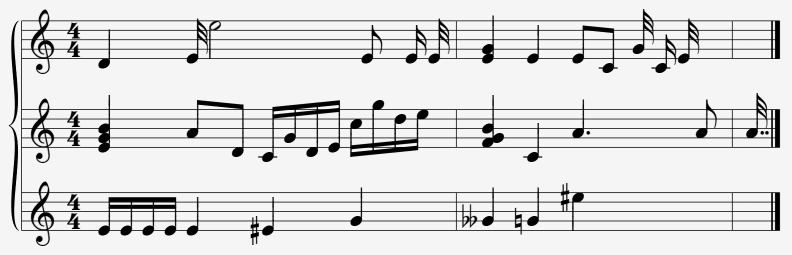
#> input picture data/input/02.PNG, 1583 x 509 px, found by its file name (shown at 1/2 size)
$ jupyter execute --allow-errors textNoteBook.ipynb
#> lines starting #> are read from the running program, lines starting #| are printed output that depends on the picture; after the words box and inside, x2 and y2 are one past the last pixel; in counts of white or black regions, pixels touching at a corner belong together
### src/utils.py
import matplotlib.pyplot as plt
from matplotlib.pyplot import bar
from matplotlib import cm
from matplotlib.ticker import LinearLocator, FormatStrFormatter
from mpl_toolkits.mplot3d import Axes3D
from skimage.exposure import histogram
from skimage.color import rgb2gray,rgb2hsv
from skimage.filters import *
from skimage import io, color, filters, measure, morphology
from skimage.morphology import binary_opening, binary_closing, binary_dilation, binary_erosion, closing, opening, square, skeletonize, disk, thin
from skimage.feature import canny
from skimage.transform import resize
from skimage.util import random_noise
import skimage.io as io
from scipy.signal import convolve2d, find_peaks, peak_widths
from scipy import fftpack
import math
import numpy as np
import cv2


def show_images(images, titles=None):
    n_ims = len(images)
    if titles is None:
        titles = ['(%d)' % i for i in range(1, n_ims + 1)]
    fig = plt.figure()
    n = 1
    for image, title in zip(images, titles):
        a = fig.add_subplot(1, n_ims, n)
        if image.ndim == 2:
            plt.gray()
        plt.imshow(image)
        a.set_title(title)
        plt.axis('off')
        n += 1
    fig.set_size_inches(np.array(fig.get_size_inches()) * n_ims)
    plt.show()


# [19 lines left out: functions showHist, gray_img, not called in this run]


def otsu(img):
    '''
    Otsu with gaussian
    img: gray image
    return: binary image, pixel values 0:1
    '''
    blur = gaussian(img)
    otsu_bin = 255*(blur > threshold_otsu(blur))
    return (otsu_bin/255).astype(np.int32)


def get_gray(img):
    gray = rgb2gray(np.copy(img))
    return gray


def get_thresholded(img, thresh):
    return 1*(img > thresh)


# [26 lines left out: functions histogram, get_line_indices, get_region_lines_indices, not called in this run]


def get_binary(img, thresh):
    return 1*(img > thresh)


# [31 lines left out: functions show_3d_image, show_3d_image_filtering_in_freq, not called in this run]

### src/textNoteBook.ipynb
[cell 1]
from commfunctions import *
from skimage import io, color, filters, measure
from skimage.morphology import binary_erosion, binary_dilation, binary_closing,skeletonize, thin
from skimage.draw import rectangle
from numpy.linalg import norm
import numpy as np
import pickle
import cv2
from numpy.linalg import norm
from skimage.filters import *
from skimage.color import rgb2gray
import matplotlib.pyplot as plt
from notes import *
import random
from utils import *

[cell 2]
from skimage import morphology

def detect_vertical_line_and_crop(image):
    # Read the image

    image_gray = color.rgb2gray(image)

    # Apply Otsu's thresholding
    threshold_value = filters.threshold_otsu(image_gray)
    binary_image = image_gray < threshold_value

    # Define a vertical kernel for morphological operations
    vertical_kernel = morphology.rectangle(int(image.shape[0] * 0.8), 1)

    # Detect vertical lines using morphological operations
    detected_lines = morphology.opening(binary_image, vertical_kernel)

    # Find contours of the detected lines
    contours, _ = cv2.findContours((detected_lines * 255).astype(np.uint8), cv2.RETR_EXTERNAL, cv2.CHAIN_APPROX_SIMPLE)
    vertical_line_x=0
    # Identify the vertical line that is 80% or more of the height
    for contour in contours:
        x, y, w, h = cv2.boundingRect(contour)
        if h >= 0.8 * image.shape[0]:
            vertical_line_x = x
            break

    # Crop the image to remove pixels to the left of the detected vertical line
    cropped_image = image[:, vertical_line_x:]

    return cropped_image

[cell 3]
# The function getRefLengths processes an image to compute reference lengths based on the transitions between black and white pixels in each column of the image. Here's a step-by-step explanation:

# Initialization:

# cols and rows store the number of columns and rows in the image, respectively.
# hist is a 2D histogram initialized to zeros with dimensions (rows, rows).
# Column-wise Processing:

# For each column i in the image:
# a is the column vector.
# starts identifies transitions from non-zero to zero (black to white).
# ends identifies transitions from zero to non-zero (white to black).
# starts_ix and ends_ix store the indices of these transitions, adjusted by 2.
# s1 and s2 store the sizes of starts_ix and ends_ix.
# Adjustments:

# If the first element of a is zero, prepend 1 to starts_ix.
# If the last element of a is zero, append the size of a + 1 to ends_ix.
# Length Calculations:

# l0 is the difference between ends_ix and starts_ix.
# starts_ix1 is starts_ix shifted by one position, with a padding of a.size + 1.
# l1 is the difference between starts_ix1 and the sum of starts_ix and l0.
# Histogram Update:

# For each start index, update the histogram hist at position (l0[i], l1[i]).
# Final Adjustments and Return:

# Set the first column of hist to zero.
# Find the maximum value in hist and its indices.
# Return the indices of the maximum value.
def getRefLengths(img):
    cols = img.shape[1]
    rows = img.shape[0]
    hist = np.zeros((rows, rows), dtype=np.uint32)

    for i in range(cols):
        a = img[:, i]
        #starts identifies transitions from non-zero to zero (black to white).
        #ends identifies transitions from zero to non-zero (white to black).
        starts = np.where((a[:-1] != 0) & (a[1:] == 0))[0] + 2
        ends = np.where((a[:-1] == 0) & (a[1:] != 0))[0] + 2

        if a[0] == 0:
            starts = np.append(1, starts)
        if a[-1] == 0:
            ends = np.append(ends, a.size + 1)

        l0 = ends - starts
        starts_shifted = np.pad(starts[1:], (0, 1), mode='constant', constant_values=(a.size + 1))
        l1 = starts_shifted - (starts + l0)

        for j in range(len(starts)):
            hist[l0[j], l1[j]] += 1

    hist[:, 0] = 0
    max_value = np.max(hist)
    max_indices = np.where(hist == max_value)

    return max_indices[0][0], max_indices[1][0]

[cell 4]
import numpy as np
#The function getCandidateStaffs processes a binary image to identify candidate staff lines based on their height.
def getCandidateStaffs(binaryImg, staffHeight):
    filteredImg = np.copy(binaryImg)
    candidates = []  # Contains list of candidate staffs (column, start_row, height)
    cols = filteredImg.shape[1]
    rows = filteredImg.shape[0]
    upperLimitHeight = staffHeight + 2
    lowerLimitHeight = abs(staffHeight - 2)
    flag = False

    for i in range(cols):
        for j in range(rows):
            if filteredImg[j, i] == 0 and not flag:
                beg = j
                flag = True
            elif filteredImg[j, i] == 1 and flag:
                flag = False
                height = j - beg
                if height > upperLimitHeight or height < lowerLimitHeight:
                    filteredImg[beg:j, i] = 1
                else:
                    candidates.append((i, beg, height))

    return filteredImg, candidates

[cell 5]
import numpy as np

def removeLonelyStaffs(v, filteredImg, staffHeight, spaceHeight, eliminated):
    img = np.copy(filteredImg)
    cols = filteredImg.shape[1]
    rows = filteredImg.shape[0]
    staffs = np.ones(img.shape)

    for i in v.copy():
        verConnected = False
        horConnected = False

        col, begin, length = i

        # Check horizontal connections
        if col - 1 >= 0 and np.any(filteredImg[begin:begin + length, col - 1] == 0):
            horConnected = True
        if col + 1 < cols and np.any(filteredImg[begin:begin + length, col + 1] == 0):
            horConnected = True

        # Check vertical connections
        start = max(begin - (spaceHeight + staffHeight), 0)
        end = min(rows, begin + length + spaceHeight + staffHeight)
        start2 = min(rows, begin + length + spaceHeight)
        if np.any(filteredImg[start:start + staffHeight, col] == 0) or np.any(filteredImg[start2:end, col] == 0):
            verConnected = True

        # Remove lonely staff lines
        if not verConnected:
            img[begin:begin + length, col] = 1
            v.remove(i)
            eliminated.append(i)

    # Update staffs array
    for i in v:
        staffs[i[1]:i[1] + i[2], i[0]] = 0

    return staffs, v, eliminated

[cell 6]
import numpy as np

def mergeContours(staffless, boundingRects, staffHeight, spaceHeight):
    taken = np.zeros((len(boundingRects),), dtype=bool)
    boundingRects = sorted(boundingRects, key=lambda b: b[0])

    (x, y, w, h) = boundingRects[0]
    mergedRects = [(x, y, x + w, y + h)]
    k = 0

    for i in range(1, len(boundingRects)):
        (x, y, w, h) = boundingRects[i]
        old_x, old_y, old_x2, old_y2 = mergedRects[k]
        old_w = old_x2 - old_x
        old_h = old_y2 - old_y

        if w < 2 * staffHeight and h < 2 * staffHeight:
            continue

        if ((((x - old_x2) < 0.75 * spaceHeight and (x - old_x2) >= 0) and ((old_h <= spaceHeight + staffHeight) or (h <= spaceHeight + staffHeight)))
            or (x < old_x2 and h < 3 * spaceHeight)):

            mergedRects[k] = (min(old_x, x), min(old_y, y), max(old_x2, x + w), max(old_y2, y + h))
        else:
            mergedRects.append((x, y, x + w, y + h))
            k += 1

    return mergedRects

def getHalfs(lines, spaceHeight, height):
    detected_lines = np.zeros((height,))
    detected_lines[lines] = 1

    starts = np.where((detected_lines[:-1] == 1) & (detected_lines[1:] == 0))[0] + 1
    ends = np.where((detected_lines[:-1] == 0) & (detected_lines[1:] == 1))[0]

    starts = starts[:-1]
    ends = ends[1:]

    halfs = [0]

    for i in range(len(starts)):
        diff = ends[i] - starts[i]
        if diff > 5 * spaceHeight:
            halfs.append((ends[i] + starts[i]) // 2)

    halfs.append(height - 1)

    return halfs

from skimage import measure
import numpy as np

def getObjects(staffless, staffHeight, spaceHeight):

    cnt, hir = cv2.findContours(staffless, cv2.RETR_TREE, cv2.CHAIN_APPROX_SIMPLE)

    contours = []

    for i in range(len(cnt)):

        if hir[0,i,3] == -1:
            contours.append(cnt[i])

    boundingRects = [cv2.boundingRect(c) for c in contours]


    mergedRects = mergeContours(staffless, boundingRects, staffHeight, spaceHeight)


    boundingRects = []
    for m in mergedRects:
        boundingRects.append([m[0],m[1], m[2]-m[0], m[3]-m[1]])

    mergedRects = mergeContours(staffless, boundingRects, staffHeight, spaceHeight)


    return mergedRects

def segmentImage(staffless, lines, staffHeight, spaceHeight):
    halfs = getHalfs(lines, spaceHeight, staffless.shape[0])

    boundingRects = []
    for i in range(len(halfs) - 1):
        segment = staffless[halfs[i]:halfs[i+1] + 1]
        mergedRects = getObjects(segment, staffHeight, spaceHeight)

        for b in mergedRects:
            boundingRects.append((b[0], halfs[i] + b[1],b[2], halfs[i] + b[3]))

    return boundingRects

[cell 7]
import scipy.signal as signal
def getLines(img, staffHeight, spaceHeight):
    cp = img.copy()

    kernel = np.ones((staffHeight, 1))
    dilate = cv2.dilate(cp, kernel)

    # show_images([dilate])
    rows_sum = np.sum(dilate, axis=1)

    lines, _ = signal.find_peaks(rows_sum, height = 0.2*img.shape[1], distance=spaceHeight)

    return lines

[cell 8]
img = io.imread("../data/input/02.png")[...,:3]
img2 = rgb2gray(img)
lineremoved = detect_vertical_line_and_crop(img)
#> in detect_vertical_line_and_crop, `threshold_value = filters.threshold_otsu(image_gray)`: threshold_value = 0.539
#> in detect_vertical_line_and_crop, `binary_image = image_gray < threshold_value`:
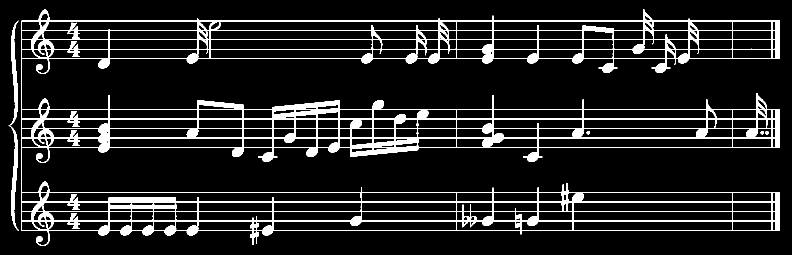
#> binary_image: shape (509, 1583) bool (shown at 1/2 size); 10.6% white; 5 white regions, box (x1, y1, x2, y2) and area: (42, 18, 1560, 492) 82819, (17, 41, 38, 462) 2546, (1530, 262, 1537, 269) 41, (1173, 262, 1180, 269) 38, (1521, 262, 1528, 269) 38
#> in detect_vertical_line_and_crop, `contours, _ = cv2.findContours((detected_lines * 255).astype(np.uint8)..`: contours = [[[43, 41], [42, 42], [42, 460], [43, 461]]]
#> the loop in detect_vertical_line_and_crop, `for contour in contours:` made 1 pass
#> (contour, x, y, w, h, vertical_line_x) on pass 1: ([[43, 41], [42, 42], [42, 460], [43, 461]], 42, 41, 2, 421, 42)
lineremoved = rgb2gray(lineremoved)
binary =otsu(lineremoved)
show_images([img])
#> in show_images, `n_ims = len(images)`: n_ims = 1
#> the loop in show_images, `for image, title in zip(images, titles):` made 1 pass
#> (title, n) on pass 1: ('(1)', 2)
#> after the loop in show_images, `for image, title in zip(images, titles):`: n = 2
staffHeight1, spaceHeight1 =getRefLengths(binary)
#> the loop in getRefLengths, `for i in range(cols):` made 1541 passes
#> l0 on passes 4 to 6: [2, 3, 3, 3, 2, 2, 2, 2, 2, 2, 2, 2, 2, 2, 2], [2, 2, 3, 2, 2, 2, 2, 2, 2, 2, 2, 2, 2, 2, 2], [2, 2, 3, 2, 2, 2, 2, 2, 2, 2, 2, 2, 2, 2, 2]
#> after the loop in getRefLengths, `for i in range(cols):`:
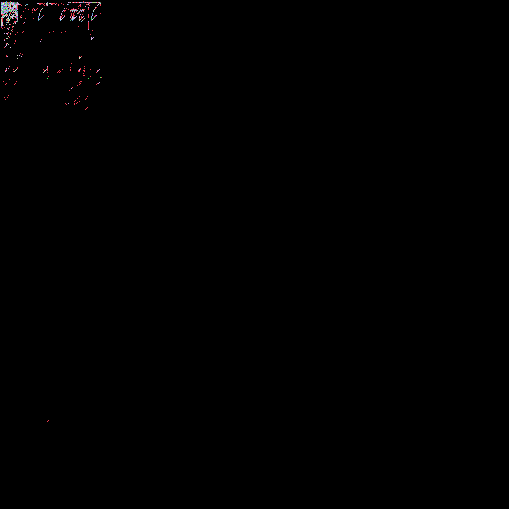
#> hist: shape (509, 509) uint32; 58 distinct labels, from 0 to 11751; one colour per label, 0 black
#> in getRefLengths, `max_value = np.max(hist)`: max_value = 11751
#> in getRefLengths, `max_indices = np.where(hist == max_value)`: max_indices = ([2], [17])
#> staffHeight1 = 2; spaceHeight1 = 17
staffHeight1=2; spaceHeight1=16


filteredImg1, candidates1 = getCandidateStaffs(binary, staffHeight1)
#> after the loop in getCandidateStaffs, `for i in range(cols):`:
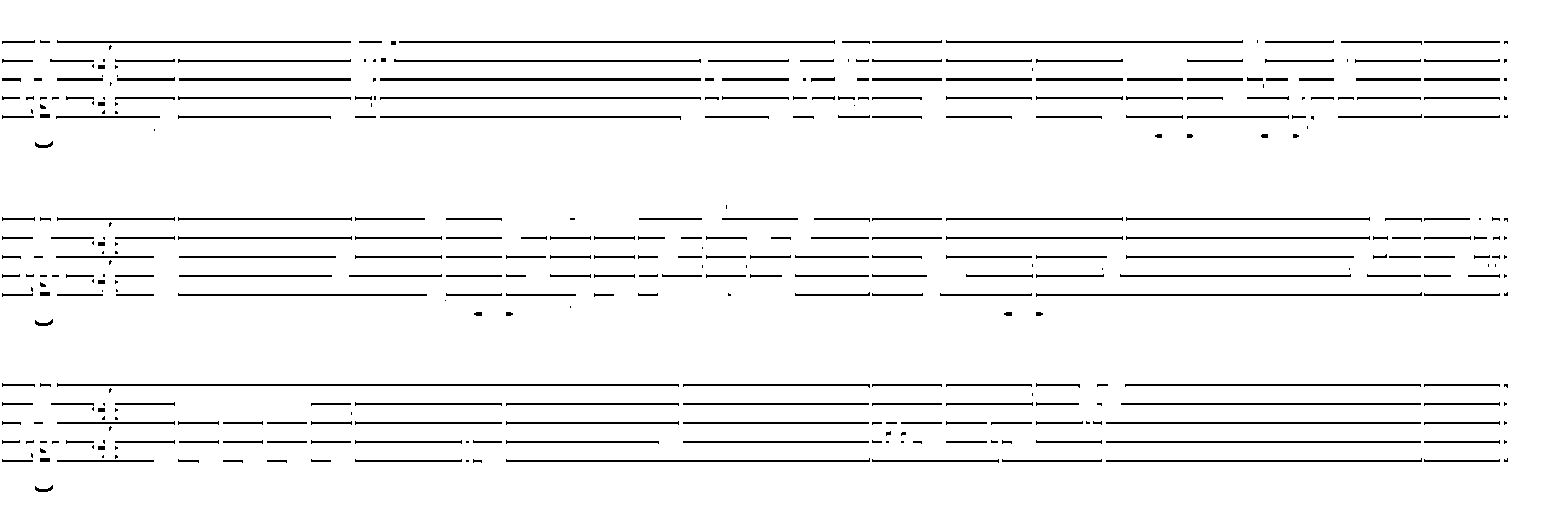
#> filteredImg: shape (509, 1541) int32; values 0 (black) and 1 (white), 94.6% white; black in thin lines or dots, all inside (x1, y1, x2, y2) = (2, 40, 1508, 492)
#> candidates1 = 19987 items, first 6: (2, 41, 3), (2, 59, 4), (2, 78, 3), (2, 96, 4), (2, 115, 4), (2, 217, 4)
filteredImg1, candidates1, eliminated1 = removeLonelyStaffs(candidates1, binary, staffHeight1, spaceHeight1, eliminated=[])
#> the loop in removeLonelyStaffs, `for i in v.copy():` made 19987 passes
#> (verConnected, col, begin, length, start, end, start2) on passes 1 to 4: (True, 2, 41, 3, 23, 62, 60), (True, 2, 59, 4, 41, 81, 79), (True, 2, 78, 3, 60, 99, 97), (True, 2, 96, 4, 78, 118, 116)
#> after the loop in removeLonelyStaffs, `for i in v.copy():`:
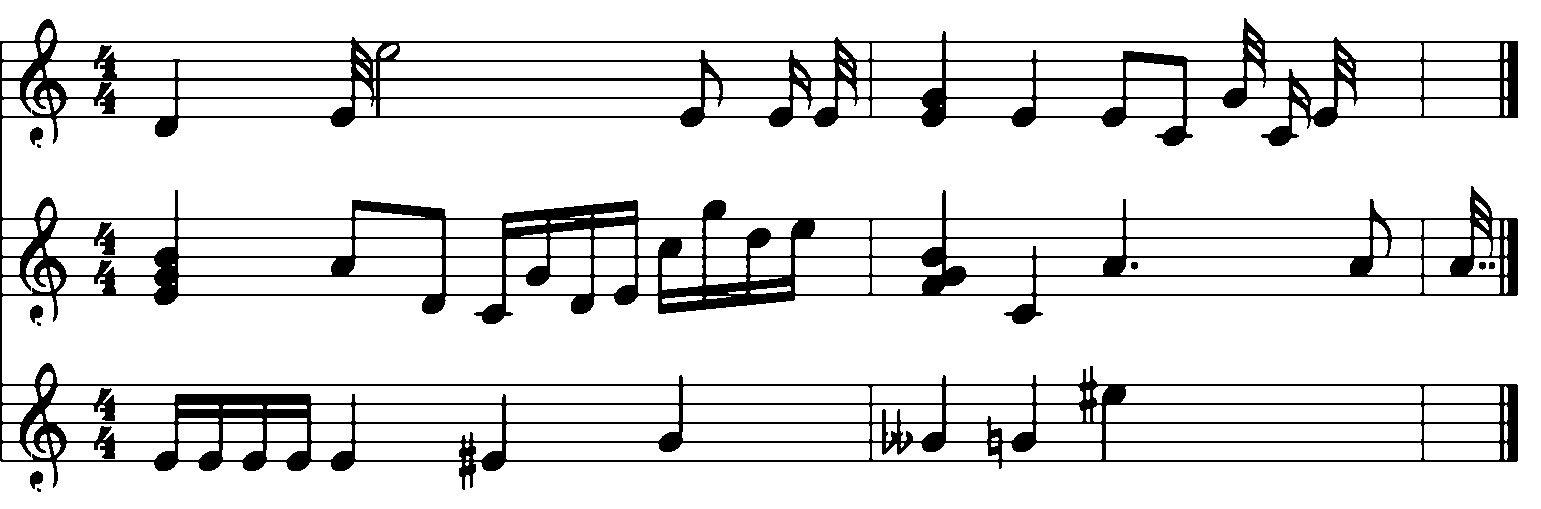
#> img: shape (509, 1541) int32; values 0 (black) and 1 (white), 87.8% white; 10 black regions (3 under 20 px), largest, box (x1, y1, x2, y2) and area: (0, 18, 1518, 490) 95411, (30, 127, 43, 145) 158, (30, 305, 43, 323) 158
#> the loop in removeLonelyStaffs, `for i in v:` made 19868 passes

show_images([filteredImg1])
#> the loop in show_images (call 2), `for image, title in zip(images, titles):` made 1 pass
#> title on pass 1: '(1)'

[cell 9]
without_staff = (binary-filteredImg1).astype(np.uint8)

lines1 = getLines(1-filteredImg1, staffHeight1, spaceHeight1)
staff1 = cv2.cvtColor(without_staff, cv2.COLOR_GRAY2BGR)
for line in lines1:
    cv2.line(staff1,(0,line), (staff1.shape[1]-1, line), (0,0,255), staffHeight1)
#> this loop made 15 passes
#> line on passes 1 to 4: 42, 61, 79, 98
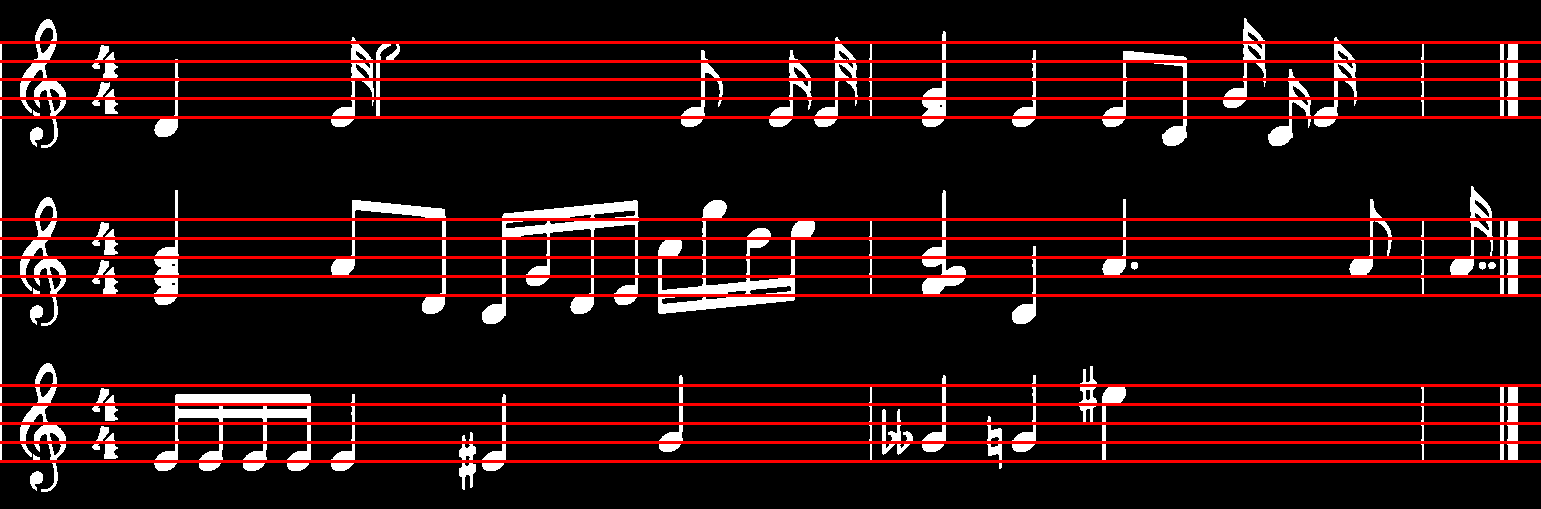
#> staff1: shape (509, 1541, 3); mean B, G, R 14.9, 14.9, 37.5
show_images([staff1])


objects1 = segmentImage(without_staff, lines1, staffHeight1, spaceHeight1)
#> the loop in segmentImage, `for i in range(len(halfs) - 1):` made 3 passes
cropped_objects = []

for o in objects1:
    cropped = without_staff[o[1]:o[3], o[0]:o[2]]
    cropped_objects.append(cropped)
#> this loop made 53 passes
#> o on passes 1 to 4: (0, 41, 2, 169), (20, 19, 66, 148), (92, 45, 118, 114), (154, 59, 179, 137)
#> pass 3, `cropped = without_staff[o[1]:o[3], o[0]:o[2]]`:
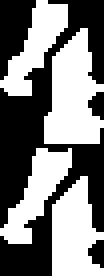
#> cropped: shape (69, 26) (shown 4 times larger); 49.2% white; 4 white regions, box (x1, y1, x2, y2) and area: (11, 7, 26, 36) 292, (13, 44, 26, 69) 229, (0, 37, 18, 61) 183, (0, 0, 17, 24) 178
    # [8 lines of commented-out code are left out]
